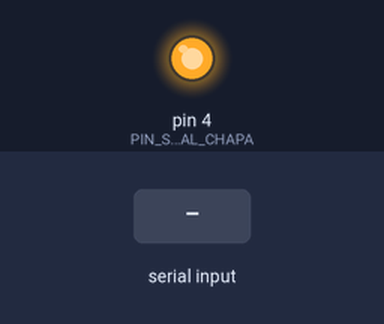
The sketch below on a simulated Arduino Uno, built with avr-gcc and run on an emulated ATmega328P. On the bench: output pins drawn as LEDs (lit = HIGH). Dashed ring = blinking. Inputs (shaded band) come from the test bench. Pins used as bus, display or sensor lines are not drawn; what the sketch prints to the serial monitor is not drawn.

Above: at 1.2 s.
1.3 s: "OK\n" received over Serial
At 1.8 s:
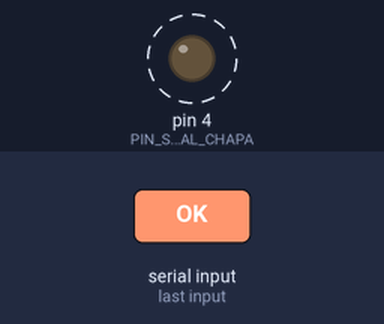
Timing chart, 0 to 8.7 s (numbered marks = the images above; inputs shaded):
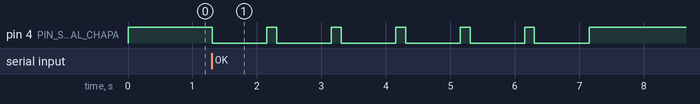

The sketch:

codigo_arduino.ino
```cpp
#include <SPI.h>
#include <MFRC522.h>
#include <avr/wdt.h>

#define SS_PIN 10
#define RST_PIN 9

#define PIN_SENAL_CHAPA 4        // Pin 4 para la chapa (Active Low)
#define PIN_LED_PLACA LED_BUILTIN

// Apertura de la chapa (pulsos anti-trabado)
#define PULSOS_CHAPA 6
#define MS_PULSO_ON 850
#define MS_PULSO_OFF 150
#define MS_ENTRE_APERTURAS 3000  // una orden OK repetida dentro de este tiempo se ignora

#define MS_LATIDO 5000           // "LIVE" cada 5 s: el PC sabe que el lector sigue vivo

MFRC522 rfid(SS_PIN, RST_PIN);

bool modoDebugActivo = false;
unsigned long ultimoTiempoDebug = 0;
bool estadoLedDebug = false;
unsigned long ultimoChequeoLector = 0;
unsigned long ultimoLatido = 0;
unsigned long ultimaApertura = 0;
bool hayApertura = false;
bool rfidConectado = false;  // true mientras el módulo RC522 responde

// Nunca espera al PC: si el buffer de salida está lleno, el mensaje se descarta
void enviarLinea(const String &s) {
  if (Serial.availableForWrite() >= (int)s.length() + 2) {
    Serial.println(s);
  }
}

void abrirChapa() {
  modoDebugActivo = false;
  digitalWrite(PIN_LED_PLACA, HIGH);

  for (int i = 0; i < PULSOS_CHAPA; i++) {
    wdt_reset();
    digitalWrite(PIN_SENAL_CHAPA, LOW);
    delay(MS_PULSO_ON);
    digitalWrite(PIN_SENAL_CHAPA, HIGH);
    delay(MS_PULSO_OFF);
  }

  digitalWrite(PIN_SENAL_CHAPA, HIGH);
  digitalWrite(PIN_LED_PLACA, HIGH);

  // Descarta las órdenes OK que llegaron durante la apertura:
  // si no, la chapa repetiría la secuencia una y otra vez
  while (Serial.available() > 0) {
    Serial.read();
  }

  // El pulso de la chapa puede dejar trabado al lector RFID: se reinicia
  rfid.PCD_Init();

  hayApertura = true;
  ultimaApertura = millis();
  enviarLinea("RESET_CONEXION");
}

// Un módulo ausente o mal conectado devuelve 0x00 o 0xFF en la versión
bool moduloRfidResponde() {
  byte version = rfid.PCD_ReadRegister(MFRC522::VersionReg);
  return version != 0x00 && version != 0xFF;
}

void setup() {
  // Blindaje Active Low al encender
  digitalWrite(PIN_SENAL_CHAPA, HIGH);
  pinMode(PIN_SENAL_CHAPA, OUTPUT);

  pinMode(PIN_LED_PLACA, OUTPUT);
  digitalWrite(PIN_LED_PLACA, HIGH);

  Serial.begin(9600);
  SPI.begin();
  rfid.PCD_Init();
  rfidConectado = moduloRfidResponde();

  // Si el microcontrolador se cuelga, se reinicia solo en 4 s
  wdt_enable(WDTO_4S);
}

void loop() {
  wdt_reset();

  if (millis() - ultimoLatido >= MS_LATIDO) {
    ultimoLatido = millis();
    enviarLinea(rfidConectado ? "LIVE:RFID_OK" : "LIVE:RFID_NO");
  }

  if (modoDebugActivo) {
    if (millis() - ultimoTiempoDebug >= 2000) {
      ultimoTiempoDebug = millis();
      estadoLedDebug = !estadoLedDebug;
      digitalWrite(PIN_LED_PLACA, estadoLedDebug ? HIGH : LOW);
    }
  }

  if (Serial.available() > 0) {
    String respuesta = Serial.readStringUntil('\n');
    respuesta.trim();

    if (respuesta == "OK") {
      // Ignora órdenes repetidas muy seguidas (tarjeta y botón web al mismo tiempo)
      if (!hayApertura || millis() - ultimaApertura >= MS_ENTRE_APERTURAS) {
        abrirChapa();
      }
    }
    else if (respuesta == "ERR") {
      modoDebugActivo = false;
      for (int i = 0; i < 6; i++) {
        digitalWrite(PIN_LED_PLACA, LOW);
        delay(80);
        digitalWrite(PIN_LED_PLACA, HIGH);
        delay(80);
      }
      digitalWrite(PIN_LED_PLACA, HIGH);
    }
    else if (respuesta == "DBG_START") {
      modoDebugActivo = true;
      ultimoTiempoDebug = millis();
      estadoLedDebug = true;
      digitalWrite(PIN_LED_PLACA, HIGH);
    }
    else if (respuesta == "DBG_CHAPA_ON") {
      modoDebugActivo = false;
      digitalWrite(PIN_SENAL_CHAPA, LOW);
      digitalWrite(PIN_LED_PLACA, HIGH);
    }
    else if (respuesta == "DBG_CHAPA_OFF" || respuesta == "DBG_RESET") {
      modoDebugActivo = false;
      digitalWrite(PIN_SENAL_CHAPA, HIGH);
      digitalWrite(PIN_LED_PLACA, HIGH);
    }
  }

  // Cada 5 s se revisa que el MFRC522 responda; si se cuelga, se reinicia solo.
  // Si el módulo no está conectado, se avisa al PC (solo cuando cambia).
  if (millis() - ultimoChequeoLector >= 5000) {
    ultimoChequeoLector = millis();
    bool ok = moduloRfidResponde();
    if (!ok) {
      rfid.PCD_Init();
    }
    if (ok != rfidConectado) {
      rfidConectado = ok;
      enviarLinea(ok ? "RFID_OK" : "RFID_NO_CONECTADO");
    }
  }

  if (rfid.PICC_IsNewCardPresent() && rfid.PICC_ReadCardSerial()) {
    String uidCadena = "";
    for (byte i = 0; i < rfid.uid.size; i++) {
      if (rfid.uid.uidByte[i] < 0x10) uidCadena += "0";
      uidCadena += String(rfid.uid.uidByte[i], HEX);
    }
    uidCadena.toUpperCase();

    enviarLinea("CARD:" + uidCadena);

    rfid.PICC_HaltA();
    rfid.PCD_StopCrypto1();

    if (!modoDebugActivo) {
      digitalWrite(PIN_LED_PLACA, HIGH);
    }

    delay(1000);
  }
}
```

Measured:
- after the input at 1.3 s, pin 4 (PIN_SENAL_CHAPA): alternates HIGH for 0.15 s and LOW for 0.85 s, 12 changes in all, then stays HIGH, starting at once
